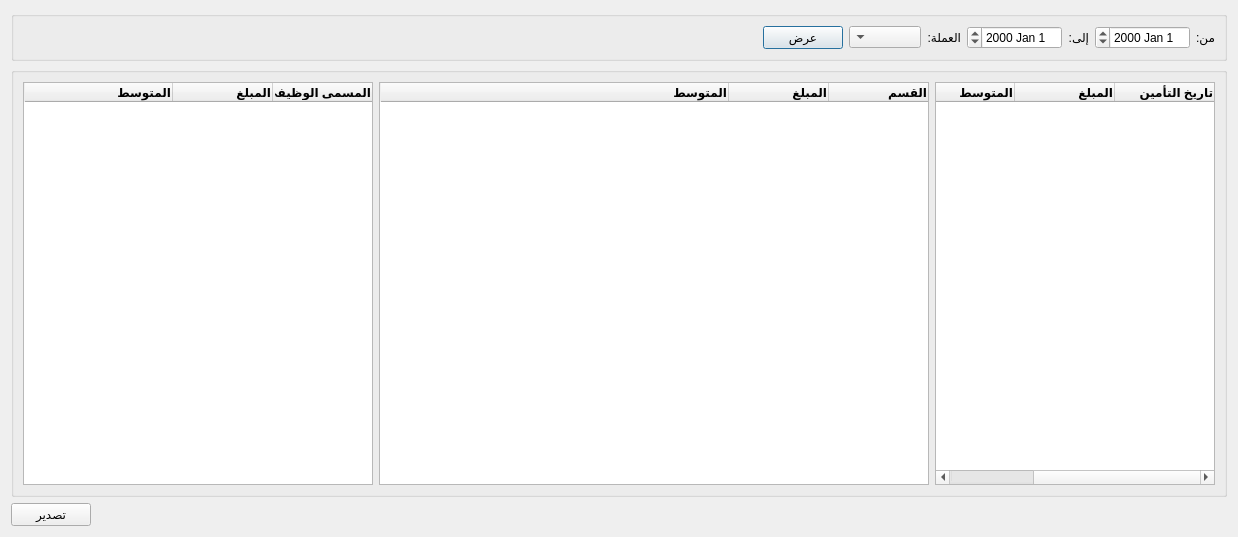
<?xml version="1.0" encoding="UTF-8"?>
<ui version="4.0">
 <class>Insurance_Report</class>
 <widget class="QDialog" name="Insurance_Report">
  <property name="windowModality">
   <enum>Qt::WindowModal</enum>
  </property>
  <property name="geometry">
   <rect>
    <x>0</x>
    <y>0</y>
    <width>1238</width>
    <height>537</height>
   </rect>
  </property>
  <property name="windowTitle">
   <string>تقرير هدف المبيعات</string>
  </property>
  <property name="layoutDirection">
   <enum>Qt::RightToLeft</enum>
  </property>
  <property name="modal">
   <bool>true</bool>
  </property>
  <layout class="QGridLayout" name="gridLayout_2">
   <item row="0" column="0" colspan="2">
    <widget class="QGroupBox" name="groupBox">
     <property name="maximumSize">
      <size>
       <width>16777215</width>
       <height>16777215</height>
      </size>
     </property>
     <property name="layoutDirection">
      <enum>Qt::RightToLeft</enum>
     </property>
     <property name="title">
      <string/>
     </property>
     <layout class="QGridLayout" name="gridLayout">
      <item row="0" column="0">
       <widget class="QLabel" name="label">
        <property name="maximumSize">
         <size>
          <width>16777215</width>
          <height>16777215</height>
         </size>
        </property>
        <property name="text">
         <string>من:</string>
        </property>
       </widget>
      </item>
      <item row="0" column="1">
       <widget class="QDateEdit" name="from_date"/>
      </item>
      <item row="0" column="2">
       <widget class="QLabel" name="label_4">
        <property name="text">
         <string>إلى:</string>
        </property>
       </widget>
      </item>
      <item row="0" column="3">
       <widget class="QDateEdit" name="to_date"/>
      </item>
      <item row="0" column="4">
       <widget class="QLabel" name="label_2">
        <property name="text">
         <string>العملة:</string>
        </property>
       </widget>
      </item>
      <item row="0" column="5">
       <widget class="QComboBox" name="currency_combobox"/>
      </item>
      <item row="0" column="6">
       <widget class="QPushButton" name="calc_btn">
        <property name="maximumSize">
         <size>
          <width>16777215</width>
          <height>16777215</height>
         </size>
        </property>
        <property name="text">
         <string>عرض</string>
        </property>
       </widget>
      </item>
      <item row="0" column="7">
       <spacer name="horizontalSpacer_3">
        <property name="orientation">
         <enum>Qt::Horizontal</enum>
        </property>
        <property name="sizeHint" stdset="0">
         <size>
          <width>764</width>
          <height>20</height>
         </size>
        </property>
       </spacer>
      </item>
     </layout>
    </widget>
   </item>
   <item row="1" column="0" colspan="2">
    <widget class="QGroupBox" name="groupBox_3">
     <property name="title">
      <string/>
     </property>
     <layout class="QGridLayout" name="gridLayout_3">
      <item row="1" column="1">
       <widget class="QTableWidget" name="department_insurance_table">
        <attribute name="horizontalHeaderStretchLastSection">
         <bool>true</bool>
        </attribute>
        <column>
         <property name="text">
          <string>القسم</string>
         </property>
         <property name="font">
          <font>
           <weight>75</weight>
           <bold>true</bold>
          </font>
         </property>
         <property name="textAlignment">
          <set>AlignTrailing|AlignVCenter</set>
         </property>
        </column>
        <column>
         <property name="text">
          <string>المبلغ</string>
         </property>
         <property name="font">
          <font>
           <weight>75</weight>
           <bold>true</bold>
          </font>
         </property>
         <property name="textAlignment">
          <set>AlignTrailing|AlignVCenter</set>
         </property>
        </column>
        <column>
         <property name="text">
          <string>المتوسط</string>
         </property>
         <property name="font">
          <font>
           <weight>75</weight>
           <bold>true</bold>
          </font>
         </property>
         <property name="textAlignment">
          <set>AlignTrailing|AlignVCenter</set>
         </property>
        </column>
       </widget>
      </item>
      <item row="1" column="2">
       <widget class="QTableWidget" name="positions_table">
        <property name="maximumSize">
         <size>
          <width>350</width>
          <height>16777215</height>
         </size>
        </property>
        <attribute name="horizontalHeaderStretchLastSection">
         <bool>true</bool>
        </attribute>
        <column>
         <property name="text">
          <string>المسمى الوظيفي</string>
         </property>
         <property name="font">
          <font>
           <weight>75</weight>
           <bold>true</bold>
          </font>
         </property>
         <property name="textAlignment">
          <set>AlignTrailing|AlignVCenter</set>
         </property>
        </column>
        <column>
         <property name="text">
          <string>المبلغ</string>
         </property>
         <property name="font">
          <font>
           <weight>75</weight>
           <bold>true</bold>
          </font>
         </property>
         <property name="textAlignment">
          <set>AlignTrailing|AlignVCenter</set>
         </property>
        </column>
        <column>
         <property name="text">
          <string>المتوسط</string>
         </property>
         <property name="font">
          <font>
           <weight>75</weight>
           <bold>true</bold>
          </font>
         </property>
         <property name="textAlignment">
          <set>AlignTrailing|AlignVCenter</set>
         </property>
        </column>
       </widget>
      </item>
      <item row="1" column="0">
       <widget class="QTableWidget" name="insurance_table">
        <property name="maximumSize">
         <size>
          <width>280</width>
          <height>16777215</height>
         </size>
        </property>
        <attribute name="horizontalHeaderStretchLastSection">
         <bool>true</bool>
        </attribute>
        <column>
         <property name="text">
          <string>تاريخ التأمين</string>
         </property>
         <property name="font">
          <font>
           <weight>75</weight>
           <bold>true</bold>
          </font>
         </property>
         <property name="textAlignment">
          <set>AlignTrailing|AlignVCenter</set>
         </property>
        </column>
        <column>
         <property name="text">
          <string>المبلغ</string>
         </property>
         <property name="font">
          <font>
           <weight>75</weight>
           <bold>true</bold>
          </font>
         </property>
         <property name="textAlignment">
          <set>AlignTrailing|AlignVCenter</set>
         </property>
        </column>
        <column>
         <property name="text">
          <string>المتوسط</string>
         </property>
         <property name="font">
          <font>
           <weight>75</weight>
           <bold>true</bold>
          </font>
         </property>
         <property name="textAlignment">
          <set>AlignTrailing|AlignVCenter</set>
         </property>
        </column>
       </widget>
      </item>
     </layout>
    </widget>
   </item>
   <item row="2" column="0">
    <spacer name="horizontalSpacer">
     <property name="orientation">
      <enum>Qt::Horizontal</enum>
     </property>
     <property name="sizeHint" stdset="0">
      <size>
       <width>1136</width>
       <height>20</height>
      </size>
     </property>
    </spacer>
   </item>
   <item row="2" column="1">
    <widget class="QPushButton" name="export_btn">
     <property name="maximumSize">
      <size>
       <width>1677750</width>
       <height>16777215</height>
      </size>
     </property>
     <property name="text">
      <string>تصدير</string>
     </property>
    </widget>
   </item>
  </layout>
 </widget>
 <resources/>
 <connections/>
</ui>
